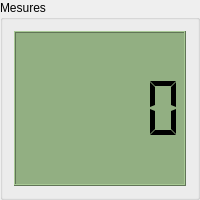
<?xml version="1.0" encoding="UTF-8"?>
<ui version="4.0">
 <class>PanelMesures</class>
 <widget class="QGroupBox" name="PanelMesures">
  <property name="geometry">
   <rect>
    <x>0</x>
    <y>0</y>
    <width>200</width>
    <height>200</height>
   </rect>
  </property>
  <property name="windowTitle">
   <string>GroupBox</string>
  </property>
  <property name="title">
   <string>Mesures</string>
  </property>
  <layout class="QVBoxLayout" name="verticalLayout">
   <item>
    <widget class="QLCDNumber" name="lcdNumberTemperature">
     <property name="styleSheet">
      <string notr="true">background-color: rgb(146, 175, 130);</string>
     </property>
     <property name="segmentStyle">
      <enum>QLCDNumber::Flat</enum>
     </property>
    </widget>
   </item>
  </layout>
 </widget>
 <resources/>
 <connections/>
</ui>
